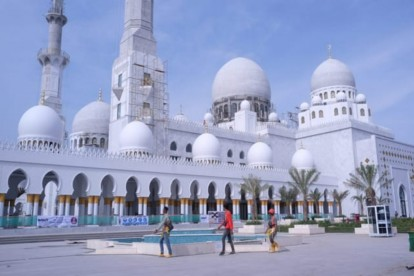
#> input picture masjid1.jpg, 414 x 276 px
$ jupyter execute 'Menghitung deteksi masjid dengan feature matching.ipynb'
#> lines starting #> are read from the running program, lines starting #| are printed output that depends on the picture; after the words box and inside, x2 and y2 are one past the last pixel; in counts of white or black regions, pixels touching at a corner belong together
[cell 1]
import cv2
# tampilkan kedua gambar
from matplotlib import pyplot as plt

# panggil dan konversi warna agar sesuai dengan Matplotlib
sawit = cv2.imread('masjid1.jpg')
#> sawit is the input picture: shape (276, 414, 3); mean B, G, R 192.7, 157.5, 147.9
sawit = cv2.cvtColor(sawit, cv2.COLOR_BGR2RGB)

# panggil dan konversi warna agar sesuai dengan Matplotlib
kebun_sawit = cv2.imread('masjid2.jpg')
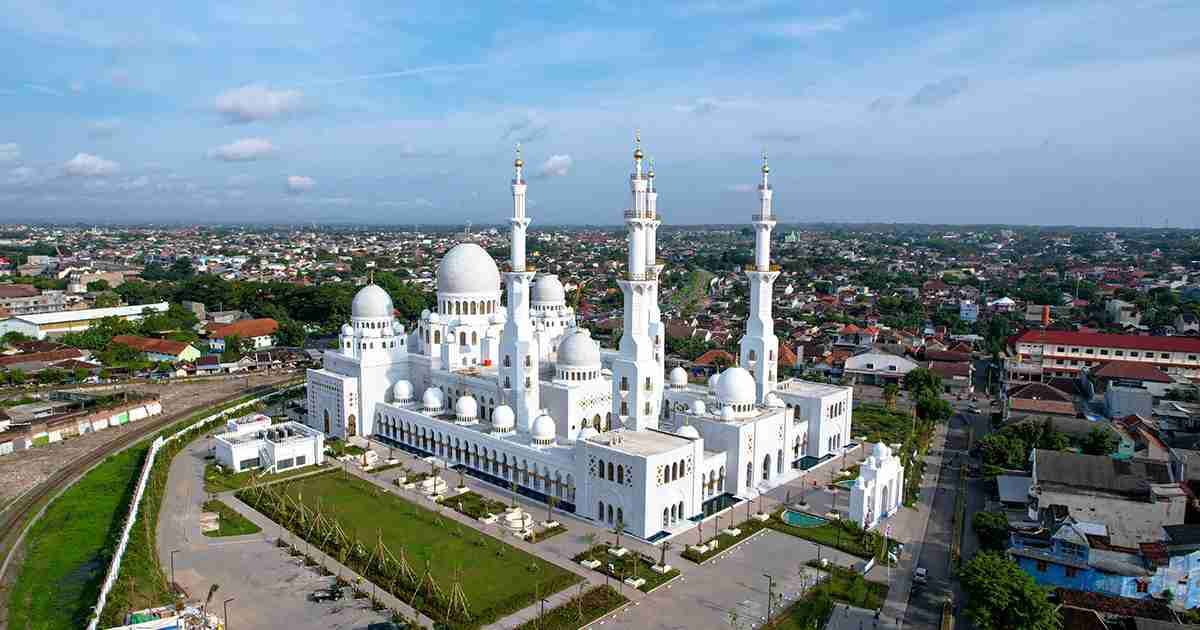
#> input picture masjid2.jpg, 1200 x 630 px
#> kebun_sawit is the input picture: shape (630, 1200, 3); mean B, G, R 144.2, 136.1, 120.1
kebun_sawit = cv2.cvtColor(kebun_sawit, cv2.COLOR_BGR2RGB)
plt.subplot(121),plt.imshow(sawit), plt.title('masjid1')
plt.subplot(122),plt.imshow(kebun_sawit), plt.title('masjid2')
plt.show()
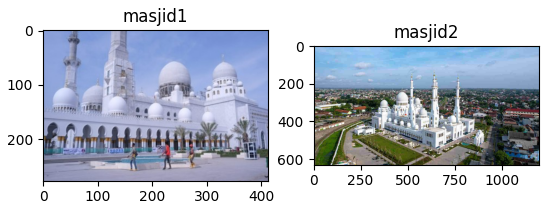
#> figure drawn by matplotlib, 2 panels

[cell 2]
import cv2
import numpy as np

# Membaca gambar utuh untuk dicari
img_rgb = cv2.imread('masjid1.jpg')
img_gray = cv2.cvtColor(img_rgb, cv2.COLOR_BGR2GRAY)
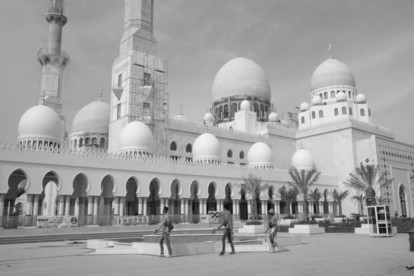
#> img_gray: shape (276, 414); min 11, max 247, mean 158.7

# Membaca template
template = cv2.imread('masjid2.jpg', 0)
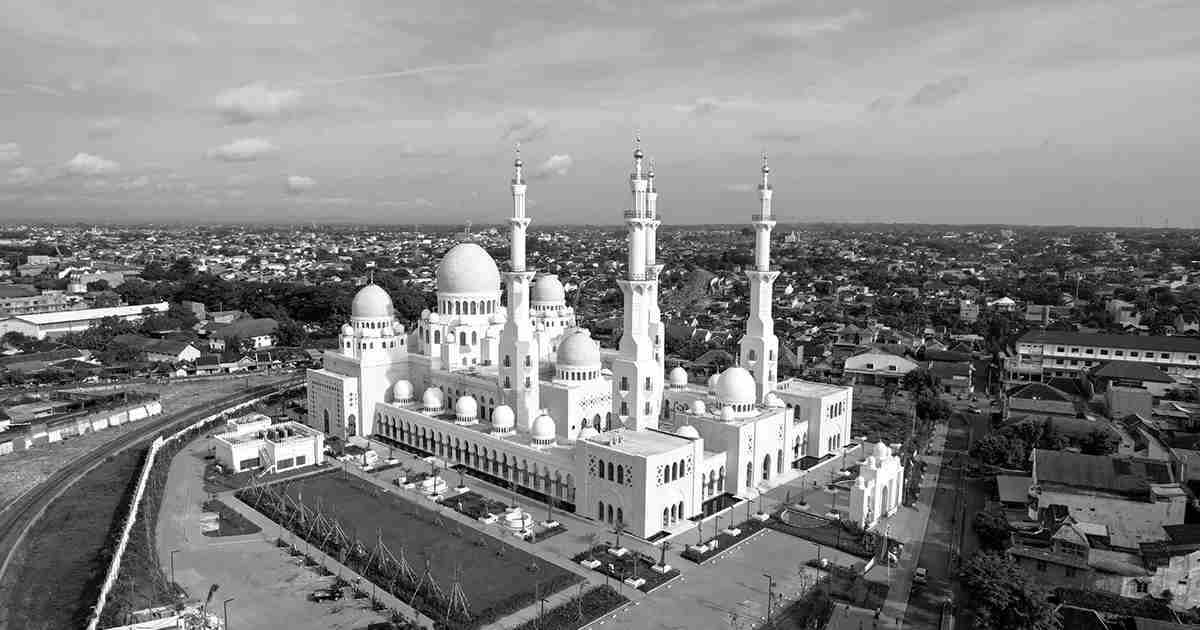
#> template: shape (630, 1200); min 0, max 255, mean 132.2

# Ukuran template. Ukuran ini akan digunakan untuk menggambar kotak
w, h = template.shape[::-1]
#> w = 1200; h = 630

# Menggunakan metode COEFF-NORMALIZED
res = cv2.matchTemplate(img_gray, template, cv2.TM_CCOEFF_NORMED)
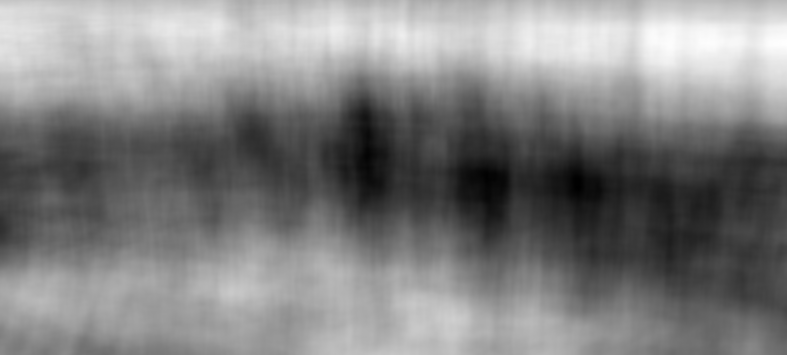
#> res: shape (355, 787) float32; min -0.239, max 0.344, mean 0.0569; drawn with min black and max white

# Nilai threshold atau ambang batas deteksi kemiripan titik.
# Lakukan eksperimen dengan merubah nilai ini
threshold = 0.15

# Menemukan lokasi-lokasi hasil deteksi
loc = np.where(res >= threshold)
#> loc = 82800 positions, rows 0 to 354, columns 0 to 786

# Membuat array kosong untuk menyimpan lokasi-lokasi dari hasil deteksi
lspoint = []
lspoint2 = []
count = 0 # Untuk menyimpan jumlah matching yang ditemukan

for pt in zip(*loc[::-1]):
    # Jika sudah ada, skip lokasi tersebut
    if pt[0] not in lspoint and pt[1] not in lspoint2:
        # Gambar persegi warna kuning dengan ketebalan dua poin
        cv2.rectangle(img_rgb, pt, (pt[0] + w, pt[1] + h), (0, 255, 255), 2)

        for i in range(pt[0] - 9, pt[0] + 9, 1):
            # Tambahkan koordinat x ke list
            lspoint.append(i)

        for k in range(pt[1] - 9, pt[1] + 9, 1):
            # Tambahkan koordinat y ke list
            lspoint2.append(k)

        count += 1 # Berapa jumlah matching yang ditemukan?
    else:
        continue
#> this loop made 82800 passes
#> (pt, count) on pass 1: ((0, 0), 1)
#> pt on passes 2 to 7: (1, 0), (2, 0), (3, 0), (4, 0), (5, 0), (6, 0)
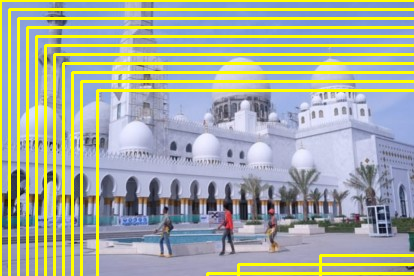
#> img_rgb: shape (276, 414, 3); 17.98% of pixels changed, all inside (x1, y1, x2, y2) = (0, 0, 414, 276)
#> after the loop, count = 25; lspoint = 450 values, max 777 at index 233, min -9 at index 0, mean 200.9; lspoint2 = 450 values, max 362 at index 449, min -9 at index 0, mean 173.7

print("Jumlah objek ditemukan:", count)
#| Jumlah objek ditemukan: 25

# Tampilkan dengan imshow
cv2.imshow("Deteksi Objek", img_rgb)
cv2.waitKey(0)
cv2.destroyAllWindows()
